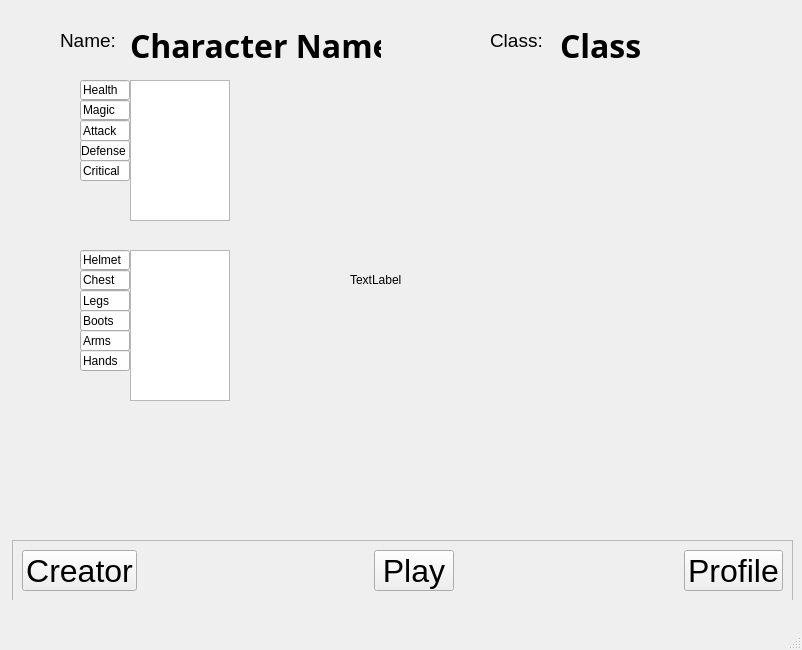
<?xml version="1.0" encoding="UTF-8"?>
<ui version="4.0">
 <class>startwindow</class>
 <widget class="QMainWindow" name="startwindow">
  <property name="geometry">
   <rect>
    <x>0</x>
    <y>0</y>
    <width>802</width>
    <height>650</height>
   </rect>
  </property>
  <property name="windowTitle">
   <string>MainWindow</string>
  </property>
  <widget class="QWidget" name="centralwidget">
   <widget class="QStackedWidget" name="stackedWidget">
    <property name="geometry">
     <rect>
      <x>0</x>
      <y>0</y>
      <width>800</width>
      <height>600</height>
     </rect>
    </property>
    <property name="currentIndex">
     <number>2</number>
    </property>
    <widget class="QWidget" name="Start">
     <widget class="QFrame" name="frame">
      <property name="geometry">
       <rect>
        <x>310</x>
        <y>420</y>
        <width>180</width>
        <height>120</height>
       </rect>
      </property>
      <property name="frameShape">
       <enum>QFrame::StyledPanel</enum>
      </property>
      <property name="frameShadow">
       <enum>QFrame::Raised</enum>
      </property>
      <layout class="QVBoxLayout" name="verticalLayout">
       <item>
        <widget class="QPushButton" name="StartButton">
         <property name="font">
          <font>
           <family>Yu Gothic UI Semibold</family>
           <pointsize>24</pointsize>
           <weight>75</weight>
           <bold>true</bold>
          </font>
         </property>
         <property name="text">
          <string>Start</string>
         </property>
        </widget>
       </item>
       <item>
        <widget class="QPushButton" name="QuitButton">
         <property name="font">
          <font>
           <family>Yu Gothic UI Semibold</family>
           <pointsize>24</pointsize>
           <weight>75</weight>
           <bold>true</bold>
          </font>
         </property>
         <property name="text">
          <string>Quit</string>
         </property>
        </widget>
       </item>
      </layout>
     </widget>
     <widget class="QLabel" name="StartPicture">
      <property name="geometry">
       <rect>
        <x>-164</x>
        <y>-40</y>
        <width>1151</width>
        <height>691</height>
       </rect>
      </property>
      <property name="text">
       <string>TextLabel</string>
      </property>
     </widget>
     <zorder>StartPicture</zorder>
     <zorder>frame</zorder>
    </widget>
    <widget class="QWidget" name="Creator">
     <widget class="QTextBrowser" name="QuestionsBox">
      <property name="geometry">
       <rect>
        <x>10</x>
        <y>80</y>
        <width>771</width>
        <height>200</height>
       </rect>
      </property>
      <property name="font">
       <font>
        <pointsize>16</pointsize>
       </font>
      </property>
     </widget>
     <widget class="QProgressBar" name="Progressbar">
      <property name="geometry">
       <rect>
        <x>630</x>
        <y>20</y>
        <width>161</width>
        <height>21</height>
       </rect>
      </property>
      <property name="value">
       <number>24</number>
      </property>
     </widget>
     <widget class="QPushButton" name="NextQButton">
      <property name="geometry">
       <rect>
        <x>80</x>
        <y>510</y>
        <width>100</width>
        <height>40</height>
       </rect>
      </property>
      <property name="font">
       <font>
        <family>Yu Gothic UI Semibold</family>
        <pointsize>20</pointsize>
        <weight>75</weight>
        <bold>true</bold>
       </font>
      </property>
      <property name="toolTip">
       <string>Next Question</string>
      </property>
      <property name="text">
       <string>Next</string>
      </property>
     </widget>
     <widget class="QLCDNumber" name="PointAwards">
      <property name="geometry">
       <rect>
        <x>420</x>
        <y>330</y>
        <width>301</width>
        <height>121</height>
       </rect>
      </property>
     </widget>
     <widget class="QLabel" name="QuestionLabel">
      <property name="geometry">
       <rect>
        <x>10</x>
        <y>20</y>
        <width>161</width>
        <height>41</height>
       </rect>
      </property>
      <property name="font">
       <font>
        <family>Amiri</family>
        <pointsize>16</pointsize>
       </font>
      </property>
      <property name="text">
       <string>Question: </string>
      </property>
     </widget>
     <widget class="QPushButton" name="QuitButton_2">
      <property name="geometry">
       <rect>
        <x>630</x>
        <y>510</y>
        <width>100</width>
        <height>40</height>
       </rect>
      </property>
      <property name="font">
       <font>
        <family>Yu Gothic UI Semibold</family>
        <pointsize>20</pointsize>
        <weight>75</weight>
        <bold>true</bold>
       </font>
      </property>
      <property name="text">
       <string>Quit</string>
      </property>
     </widget>
     <widget class="QRadioButton" name="A1">
      <property name="geometry">
       <rect>
        <x>10</x>
        <y>300</y>
        <width>381</width>
        <height>40</height>
       </rect>
      </property>
      <property name="font">
       <font>
        <family>Yu Gothic UI Semibold</family>
        <pointsize>12</pointsize>
        <weight>75</weight>
        <bold>true</bold>
       </font>
      </property>
      <property name="text">
       <string>RadioButton</string>
      </property>
     </widget>
     <widget class="QRadioButton" name="A2">
      <property name="geometry">
       <rect>
        <x>10</x>
        <y>350</y>
        <width>381</width>
        <height>40</height>
       </rect>
      </property>
      <property name="font">
       <font>
        <family>Yu Gothic UI Semibold</family>
        <pointsize>12</pointsize>
        <weight>75</weight>
        <bold>true</bold>
       </font>
      </property>
      <property name="text">
       <string>RadioButton</string>
      </property>
     </widget>
     <widget class="QRadioButton" name="A3">
      <property name="geometry">
       <rect>
        <x>10</x>
        <y>400</y>
        <width>381</width>
        <height>40</height>
       </rect>
      </property>
      <property name="font">
       <font>
        <family>Yu Gothic UI Semibold</family>
        <pointsize>12</pointsize>
        <weight>75</weight>
        <bold>true</bold>
       </font>
      </property>
      <property name="text">
       <string>RadioButton</string>
      </property>
     </widget>
     <widget class="QRadioButton" name="A4">
      <property name="geometry">
       <rect>
        <x>10</x>
        <y>450</y>
        <width>381</width>
        <height>40</height>
       </rect>
      </property>
      <property name="font">
       <font>
        <family>Yu Gothic UI Semibold</family>
        <pointsize>12</pointsize>
        <weight>75</weight>
        <bold>true</bold>
       </font>
      </property>
      <property name="text">
       <string>RadioButton</string>
      </property>
     </widget>
     <widget class="QPushButton" name="Q_2_Pofile">
      <property name="geometry">
       <rect>
        <x>360</x>
        <y>510</y>
        <width>100</width>
        <height>40</height>
       </rect>
      </property>
      <property name="font">
       <font>
        <family>Yu Gothic UI Semibold</family>
        <pointsize>22</pointsize>
        <weight>75</weight>
        <bold>true</bold>
       </font>
      </property>
      <property name="text">
       <string>Profile</string>
      </property>
     </widget>
    </widget>
    <widget class="QWidget" name="Profile">
     <widget class="QFrame" name="frame_2">
      <property name="geometry">
       <rect>
        <x>12</x>
        <y>540</y>
        <width>781</width>
        <height>61</height>
       </rect>
      </property>
      <property name="frameShape">
       <enum>QFrame::StyledPanel</enum>
      </property>
      <property name="frameShadow">
       <enum>QFrame::Raised</enum>
      </property>
      <layout class="QHBoxLayout" name="horizontalLayout">
       <item>
        <widget class="QPushButton" name="CreatorWindowButton">
         <property name="font">
          <font>
           <pointsize>24</pointsize>
          </font>
         </property>
         <property name="text">
          <string>Creator</string>
         </property>
        </widget>
       </item>
       <item>
        <spacer name="horizontalSpacer">
         <property name="orientation">
          <enum>Qt::Horizontal</enum>
         </property>
         <property name="sizeHint" stdset="0">
          <size>
           <width>242</width>
           <height>38</height>
          </size>
         </property>
        </spacer>
       </item>
       <item>
        <widget class="QPushButton" name="PlayButton">
         <property name="font">
          <font>
           <pointsize>24</pointsize>
          </font>
         </property>
         <property name="text">
          <string>Play</string>
         </property>
        </widget>
       </item>
       <item>
        <spacer name="horizontalSpacer_2">
         <property name="orientation">
          <enum>Qt::Horizontal</enum>
         </property>
         <property name="sizeHint" stdset="0">
          <size>
           <width>235</width>
           <height>20</height>
          </size>
         </property>
        </spacer>
       </item>
       <item>
        <widget class="QPushButton" name="StatPageButton">
         <property name="font">
          <font>
           <pointsize>24</pointsize>
          </font>
         </property>
         <property name="text">
          <string>Profile</string>
         </property>
        </widget>
       </item>
      </layout>
     </widget>
     <widget class="QLabel" name="CharacterName">
      <property name="geometry">
       <rect>
        <x>130</x>
        <y>20</y>
        <width>251</width>
        <height>50</height>
       </rect>
      </property>
      <property name="font">
       <font>
        <family>Yu Gothic UI Semibold</family>
        <pointsize>24</pointsize>
        <weight>75</weight>
        <bold>true</bold>
       </font>
      </property>
      <property name="text">
       <string>Character Name</string>
      </property>
     </widget>
     <widget class="QLabel" name="Class">
      <property name="geometry">
       <rect>
        <x>560</x>
        <y>20</y>
        <width>150</width>
        <height>50</height>
       </rect>
      </property>
      <property name="font">
       <font>
        <family>Yu Gothic UI Semibold</family>
        <pointsize>24</pointsize>
        <weight>75</weight>
        <bold>true</bold>
       </font>
      </property>
      <property name="text">
       <string>Class</string>
      </property>
     </widget>
     <widget class="QLabel" name="PicChar">
      <property name="geometry">
       <rect>
        <x>350</x>
        <y>80</y>
        <width>400</width>
        <height>400</height>
       </rect>
      </property>
      <property name="text">
       <string>TextLabel</string>
      </property>
     </widget>
     <widget class="QListWidget" name="PlayerStatistics">
      <property name="geometry">
       <rect>
        <x>130</x>
        <y>80</y>
        <width>100</width>
        <height>141</height>
       </rect>
      </property>
     </widget>
     <widget class="QListWidget" name="ArmorStatistics">
      <property name="geometry">
       <rect>
        <x>130</x>
        <y>250</y>
        <width>100</width>
        <height>151</height>
       </rect>
      </property>
     </widget>
     <widget class="QLineEdit" name="lineEdit">
      <property name="geometry">
       <rect>
        <x>80</x>
        <y>80</y>
        <width>50</width>
        <height>20</height>
       </rect>
      </property>
      <property name="text">
       <string>Health</string>
      </property>
     </widget>
     <widget class="QLineEdit" name="lineEdit_2">
      <property name="geometry">
       <rect>
        <x>80</x>
        <y>100</y>
        <width>50</width>
        <height>20</height>
       </rect>
      </property>
      <property name="text">
       <string>Magic</string>
      </property>
     </widget>
     <widget class="QLineEdit" name="lineEdit_3">
      <property name="geometry">
       <rect>
        <x>80</x>
        <y>120</y>
        <width>50</width>
        <height>21</height>
       </rect>
      </property>
      <property name="text">
       <string>Attack</string>
      </property>
     </widget>
     <widget class="QLineEdit" name="lineEdit_4">
      <property name="geometry">
       <rect>
        <x>80</x>
        <y>140</y>
        <width>50</width>
        <height>21</height>
       </rect>
      </property>
      <property name="text">
       <string>Defense</string>
      </property>
     </widget>
     <widget class="QLineEdit" name="lineEdit_5">
      <property name="geometry">
       <rect>
        <x>80</x>
        <y>160</y>
        <width>50</width>
        <height>21</height>
       </rect>
      </property>
      <property name="text">
       <string>Critical</string>
      </property>
     </widget>
     <widget class="QLineEdit" name="lineEdit_6">
      <property name="geometry">
       <rect>
        <x>80</x>
        <y>330</y>
        <width>50</width>
        <height>21</height>
       </rect>
      </property>
      <property name="text">
       <string>Arms</string>
      </property>
     </widget>
     <widget class="QLineEdit" name="lineEdit_7">
      <property name="geometry">
       <rect>
        <x>80</x>
        <y>310</y>
        <width>50</width>
        <height>21</height>
       </rect>
      </property>
      <property name="text">
       <string>Boots</string>
      </property>
     </widget>
     <widget class="QLineEdit" name="lineEdit_8">
      <property name="geometry">
       <rect>
        <x>80</x>
        <y>250</y>
        <width>50</width>
        <height>20</height>
       </rect>
      </property>
      <property name="text">
       <string>Helmet</string>
      </property>
     </widget>
     <widget class="QLineEdit" name="lineEdit_9">
      <property name="geometry">
       <rect>
        <x>80</x>
        <y>290</y>
        <width>50</width>
        <height>21</height>
       </rect>
      </property>
      <property name="text">
       <string>Legs</string>
      </property>
     </widget>
     <widget class="QLineEdit" name="lineEdit_10">
      <property name="geometry">
       <rect>
        <x>80</x>
        <y>270</y>
        <width>50</width>
        <height>20</height>
       </rect>
      </property>
      <property name="text">
       <string>Chest</string>
      </property>
     </widget>
     <widget class="QLineEdit" name="lineEdit_11">
      <property name="geometry">
       <rect>
        <x>80</x>
        <y>350</y>
        <width>50</width>
        <height>21</height>
       </rect>
      </property>
      <property name="text">
       <string>Hands</string>
      </property>
     </widget>
     <widget class="QLabel" name="label">
      <property name="geometry">
       <rect>
        <x>60</x>
        <y>20</y>
        <width>60</width>
        <height>40</height>
       </rect>
      </property>
      <property name="font">
       <font>
        <pointsize>14</pointsize>
       </font>
      </property>
      <property name="text">
       <string>Name: </string>
      </property>
     </widget>
     <widget class="QLabel" name="label_2">
      <property name="geometry">
       <rect>
        <x>490</x>
        <y>20</y>
        <width>60</width>
        <height>40</height>
       </rect>
      </property>
      <property name="font">
       <font>
        <pointsize>14</pointsize>
       </font>
      </property>
      <property name="text">
       <string>Class:</string>
      </property>
     </widget>
     <zorder>PicChar</zorder>
     <zorder>frame_2</zorder>
     <zorder>CharacterName</zorder>
     <zorder>Class</zorder>
     <zorder>PlayerStatistics</zorder>
     <zorder>ArmorStatistics</zorder>
     <zorder>lineEdit</zorder>
     <zorder>lineEdit_2</zorder>
     <zorder>lineEdit_3</zorder>
     <zorder>lineEdit_4</zorder>
     <zorder>lineEdit_5</zorder>
     <zorder>lineEdit_6</zorder>
     <zorder>lineEdit_7</zorder>
     <zorder>lineEdit_8</zorder>
     <zorder>lineEdit_9</zorder>
     <zorder>lineEdit_10</zorder>
     <zorder>lineEdit_11</zorder>
     <zorder>label</zorder>
     <zorder>label_2</zorder>
    </widget>
    <widget class="QWidget" name="GameScreen">
     <widget class="QPushButton" name="PlayGame">
      <property name="geometry">
       <rect>
        <x>130</x>
        <y>540</y>
        <width>100</width>
        <height>50</height>
       </rect>
      </property>
      <property name="font">
       <font>
        <family>Yu Gothic UI Semibold</family>
        <pointsize>24</pointsize>
        <weight>75</weight>
        <bold>true</bold>
       </font>
      </property>
      <property name="text">
       <string>Play</string>
      </property>
     </widget>
     <widget class="QPushButton" name="Profile_2">
      <property name="geometry">
       <rect>
        <x>580</x>
        <y>540</y>
        <width>100</width>
        <height>50</height>
       </rect>
      </property>
      <property name="font">
       <font>
        <family>Yu Gothic UI Semibold</family>
        <pointsize>24</pointsize>
        <weight>75</weight>
        <bold>true</bold>
       </font>
      </property>
      <property name="text">
       <string>Profile</string>
      </property>
     </widget>
    </widget>
   </widget>
  </widget>
  <widget class="QMenuBar" name="menubar">
   <property name="geometry">
    <rect>
     <x>0</x>
     <y>0</y>
     <width>802</width>
     <height>21</height>
    </rect>
   </property>
  </widget>
  <widget class="QStatusBar" name="statusbar"/>
 </widget>
 <resources/>
 <connections/>
</ui>
